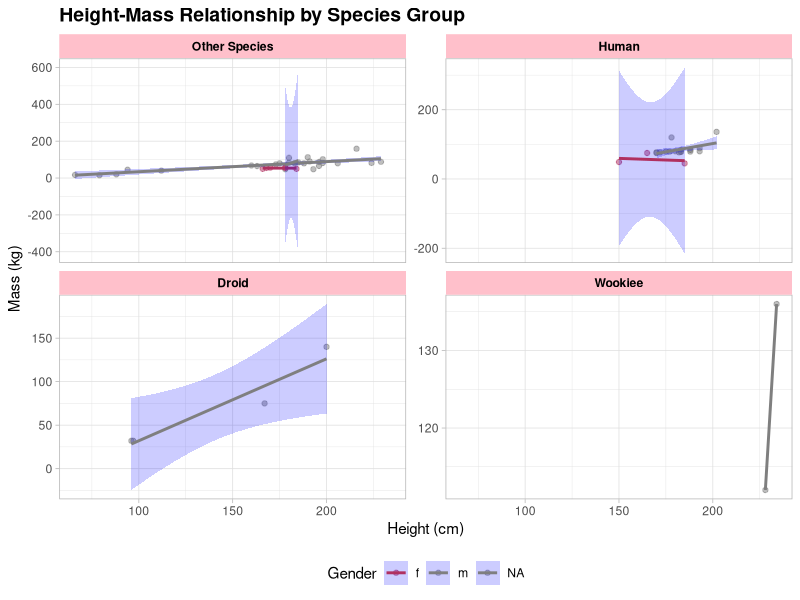
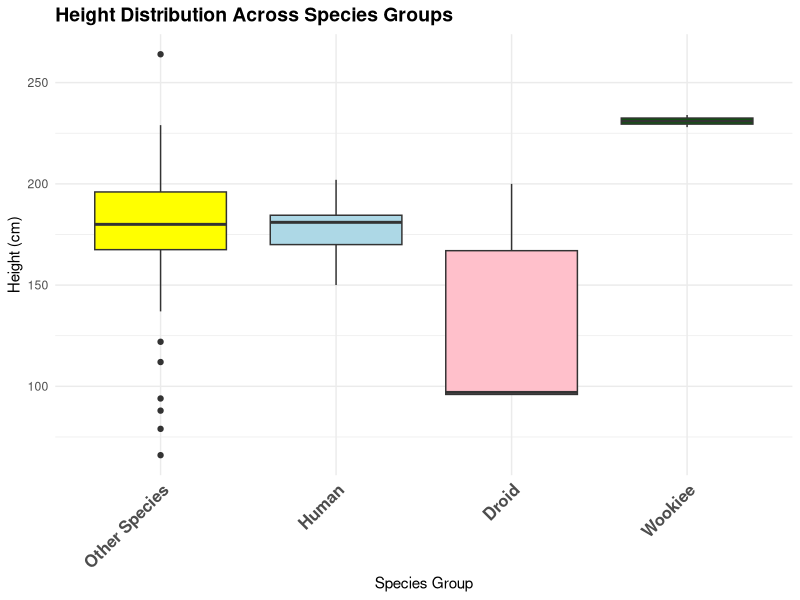

These charts were generated, in order, by the following R code:
## ---- chunk 1
#| label: setup
library(tidyverse)
set.seed(1234)
## ---- chunk 2

#| label: load-goal-tibble

sw.wrangled.goal <- read_csv("sw-wrangled.csv") %>% 
   mutate(across(c(hair, gender, species, homeworld), factor)) # this is a quick-and-dirty fix to account for odd importing behavior

# View in console
view(sw.wrangled.goal) 

view(starwars)
str(starwars)

## ---- chunk 3

#| label: examine-structure

# Examine the structure of the df

str(sw.wrangled.goal)

# Review levels for each factor variable

## There are multiple ways to do this. Here are 3 possible options from simplest to most complex:

### 1. Use the levels() function on each factor variable
levels(sw.wrangled.goal$hair)
levels(sw.wrangled.goal$gender)
levels(sw.wrangled.goal$species)
levels(sw.wrangled.goal$homeworld)

### 2. Use the map() function from the purrr package to apply levels() to each factor variable
sw.wrangled.goal %>% 
  # Select only factor variables
  select(where(is.factor)) %>% 
  # use levels() to see the levels of each factor variable using map()
  map(levels)

### 3. Create a loop to apply levels() to each factor variable

# Extract the names of each factor variable into a vector using tidyverse functions
factor_vars <- sw.wrangled.goal %>% 
  select(where(is.factor)) %>% 
  names()

# Create an empty list to store the levels of each factor variable
factor_levels <- list()

# Create a loop to apply levels() to each factor variable
for (var in factor_vars) {
  factor_levels[[var]] <- levels(sw.wrangled.goal[[var]])
}

# View the levels of each factor variable
factor_levels

## ---- chunk 4
#| label: load-starting-data

# Assign the starwars dataset to a new tbl called sw.wrangled

sw.wrangled <- starwars

## ---- chunk 5

#| label: identify-differences

# Use the all.equal() function to compare the two datasets

all.equal(sw.wrangled, sw.wrangled.goal)

# If the all.equal() function returns a message, read it carefully to understand the differences between the two datasets.

## ---- chunk 6

#| label: select-rename-columns

# Select only needed columns & rename height (to height_cm) and hair_color (to hair)

sw.wrangled <- starwars %>%
  select(name, height, mass, hair_color, gender, species, homeworld) %>%
  rename(height_cm = height,
         hair = hair_color)
## ---- chunk 7
#| label: filter-missing-height

# Filter out any rows where height data is missing

sw.wrangled <- sw.wrangled %>%
filter(!is.na(height_cm))
## ---- chunk 8
#| label: separate-names

# Break names into two columns (first_name, last_name); use first space " " as delimiter

sw.wrangled <- sw.wrangled %>%
separate(name, into = c("first_name", "last_name"), sep = " ", extra = "merge")

## ---- chunk 9
#| label: convert-to-factors

# Change categorical variables (but currently character) to factors

sw.wrangled <- sw.wrangled %>%
  mutate(hair = as.character(hair)) %>%
  mutate(
    gender = tolower(substr(as.character(gender), 1, 1)),
    species = toupper(as.character(species))
  ) %>%
  mutate(across(c(hair, gender, species, homeworld), factor))
## ---- chunk 10
#| label: add-height-inches

# Create a second height column by converting cm to inches

sw.wrangled <- sw.wrangled %>%
  mutate(height_in = as.numeric(format(height_cm*0.3937, digits = 6)))
## ---- chunk 11
#| label: replace-na-hair

# where there is no value in hair, use value "bald"

sw.wrangled <- sw.wrangled %>%
  mutate(hair = as.character(hair)) %>%
  mutate(hair = replace_na(hair, "bald"))

## ---- chunk 12
#| label: create-brown-hair

# create a logical variable that returns true if "brown" is anywhere in the string value for hair 

sw.wrangled <- sw.wrangled %>%
  mutate(brown_hair = str_detect(hair, "brown"))

## ---- chunk 13
#| label: create-initials

# create an initials column by concatenating the first characters of the first and last name

sw.wrangled <- sw.wrangled %>%
  mutate(initials = paste0(
    substr(first_name, 1, 1),
    substr(last_name, 1, 1)
  ))

## ---- chunk 14
#| label: rearrange-column

# Rearrange height_in and initials columns

sw.wrangled <- sw.wrangled %>%
  select(first_name, last_name, initials, height_in, height_cm, mass, 
         hair, gender, species, homeworld, brown_hair)

## ---- chunk 15
#| label: sort-rows

# Sort by last_name and then (when last_name matches) by first_name 

sw.wrangled <- sw.wrangled %>%
  arrange(last_name, first_name)

## ---- chunk 16
#| label: single-pipe

sw.wrangled <- starwars %>%
  select(name, height, mass, hair_color, gender, species, homeworld) %>%
  rename(height_cm = height,
         hair = hair_color) %>%
  filter(!is.na(height_cm)) %>%
  separate(name, into = c("first_name", "last_name"), sep = " ", extra = "merge") %>%
  mutate(hair = as.character(hair)) %>%
  mutate(hair = replace_na(hair, "bald")) %>%
  mutate(
    gender = tolower(substr(as.character(gender), 1, 1)),
    species = toupper(as.character(species))
  ) %>%
  mutate(across(c(hair, gender, species, homeworld), factor)) %>%
  mutate(height_in = as.numeric(format(height_cm*0.3937, digits = 6))) %>%
  mutate(brown_hair = str_detect(hair, "brown")) %>%
  mutate(initials = paste0(
    substr(first_name, 1, 1),
    substr(last_name, 1, 1)
  )) %>%
  select(first_name, last_name, initials, height_in, height_cm, mass, 
         hair, gender, species, homeworld, brown_hair) %>%
  arrange(last_name, first_name)

all.equal(sw.wrangled, sw.wrangled.goal)
view(sw.wrangled)

## ---- chunk 17
#| label: checkpoint

# Use all.equal()

all.equal(sw.wrangled, sw.wrangled.goal)
## ---- chunk 18

#| label: create-enhanced-dataset-tables

sw.optional <- sw.wrangled %>%
  # Add a column of BMI 
  mutate(
    height_m = height_cm / 100,
    bmi = ifelse(!is.na(mass) & height_m > 0, mass / (height_m^2), NA),
    
    # Create height category 
    height_category = case_when(
      height_cm < 100 ~ "Very Short",
      height_cm < 150 ~ "Short", 
      height_cm < 180 ~ "Medium",
      height_cm < 210 ~ "Tall",
      TRUE ~ "Very Tall"
    ),
    # Make height category an ordered factor 
    height_category = fct_relevel(height_category, 
                                 "Very Short", "Short", "Medium", "Tall", "Very Tall"),
    
    # Create a new column called full_name that combines the first_name and last_name columns with a space between them.
    full_name = str_c(first_name, " ", last_name),
    # Creates a new column called name_length that calculates the total number of characters in a character's name 
    name_length = str_length(first_name) + str_length(last_name),
    
    # creating a new column called species_clean
    species_clean = str_to_title(as.character(species)),

    species_group = case_when(
      str_detect(species, "HUMAN") ~ "Human",
      str_detect(species, "DROID") ~ "Droid",
      str_detect(species, "WOOKIEE") ~ "Wookiee",
      TRUE ~ "Other Species"
    )
  ) %>%
  # Convert species_group to factor 
  mutate(species_group = fct_infreq(species_group))
view (sw.optional)

# Create a new dataset to summarize variables 
height_summary <- sw.optional %>%
  group_by(species_group) %>%
  summarize(
    count = n(),                                       # Counts the number of observations in each species group
    avg_height = mean(height_cm, na.rm = TRUE),        # Calculates the average height for each species group
    median_height = median(height_cm, na.rm = TRUE),   # Calculates the median height
    min_height = min(height_cm, na.rm = TRUE),
    max_height = max(height_cm, na.rm = TRUE),
    sd_height = sd(height_cm, na.rm = TRUE)
  ) %>%
  arrange(desc(count)) # Sort the species groups in descending order
view(height_summary)

# Summarize categorical variables
hair_summary <- sw.optional %>%
  group_by(hair) %>%
  summarize(
    count = n(),    
    proportion = n() / nrow(sw.optional),              # Calculates what proportion of all variables have this hair color
    avg_height = mean(height_cm, na.rm = TRUE)
  ) %>%
  arrange(desc(count))
view(hair_summary)

# Display summaries as  tables
knitr::kable(height_summary, 
             caption = "Table 1: Height Statistics by Species Group",
             digits = 1)

knitr::kable(hair_summary %>% head(6), 
             caption = "Table 2: Distribution of Hair Colors (Top 6)",
             digits = 3)

## ---- chunk 19
#| label: create-beautiful-visuals

# A scatter plot showing relationship between height and weight for different Species Group
sw.hm <- sw.optional %>% 
  filter(!is.na(mass) & mass < 500)                            # Remove outliers
  
ggplot(sw.hm, aes(x = height_cm, y = mass)) +
  geom_point(aes(color = gender), size = 1.5, alpha = 0.5) +
  geom_smooth(
    aes(color = gender),
    method = "lm", alpha = 0.2, fill = "blue") +
  facet_wrap(~ species_group, scales = "free_y") +
  scale_color_manual(
    values = c(
      "f" = "maroon",
      "m" = "grey50",
      "NA" = "orange"
    ))+
  theme_light() +
  theme(
    plot.title = element_text(face = "bold", size = 14),
    strip.background = element_rect(fill = "pink"),
    strip.text = element_text(face = "bold", color = "black"),
    legend.position = "bottom"
  ) +
  labs(
    title = "Height-Mass Relationship by Species Group",
    x = "Height (cm)",
    y = "Mass (kg)",
    color = "Gender"
  )


# A visual showing height distribution for different species groups
sw.height <- sw.optional
  ggplot(sw.optional, aes(x = species_group, y = height_cm, fill = species_group)) +
  geom_boxplot() +
  scale_fill_manual(values = c(
    "Human" = "lightblue",
    "Droid" = "pink", 
    "Wookiee" = "darkgreen",
    "Other Species" = "yellow"
  )) +
  theme_minimal() +
  theme(
    plot.title = element_text(face = "bold", size = 14),
    axis.text.x = element_text(angle = 45, hjust = 1, face = "bold", size = 12),
    legend.position = "none"
  )+
  labs(
    title = "Height Distribution Across Species Groups",
    x = "Species Group",
    y = "Height (cm)",
    fill = "Species Group"
  ) 
## ---- chunk 20
#| label: export-data

# Write sw.wrangled to a .csv file

write_csv(sw.optional, "sw-enhanced.csv")

# Write sw.optional to a .csv file

write_csv(height_summary, "height-summary.csv")
write_csv(hair_summary, "hair-summary.csv")


